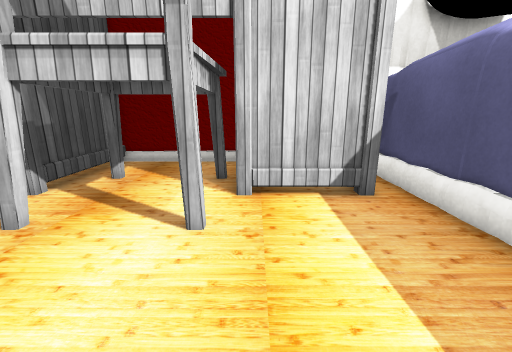
[1] (above)

12 first-person views from a walk through a scene from a Unity 3-D project. The camera is 1.2 m above the floor, tilts 14° down and sees 90° across. The floor is counted in squares, 0.5 m on a side. Each view is taken from the middle of a square. On the plan, view 1 faces up. The plan holds only what a view shows up to about 17 squares ahead; the rest is blank. The place goes on beyond the plan. Some surface patterns are stand-ins.

[2]
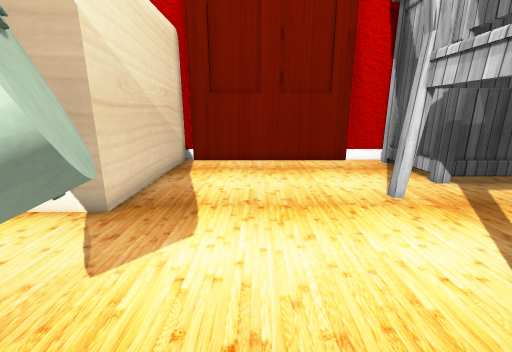

[3]
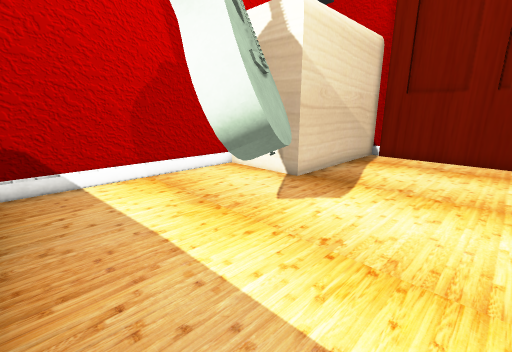

[4]
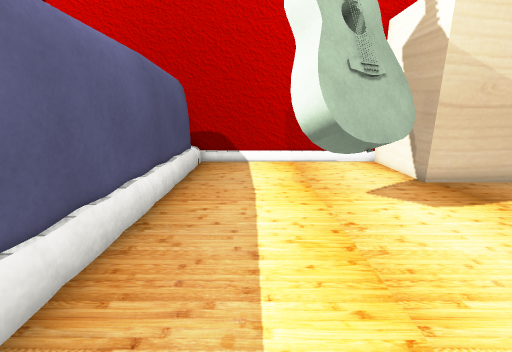

[5]
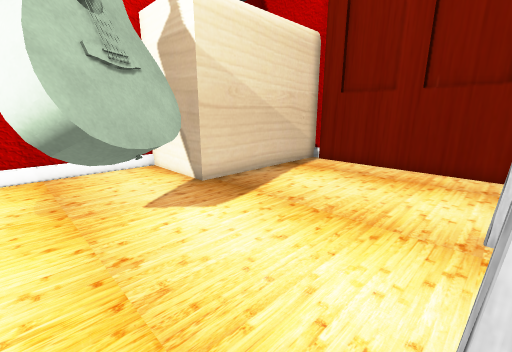

[6]
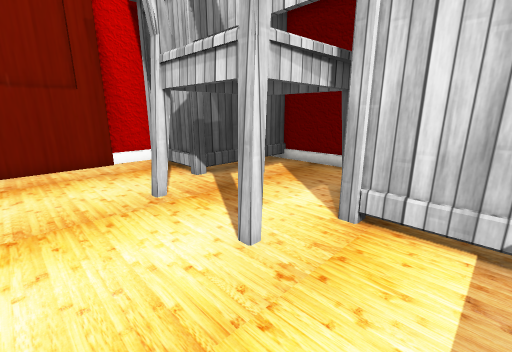

[7]
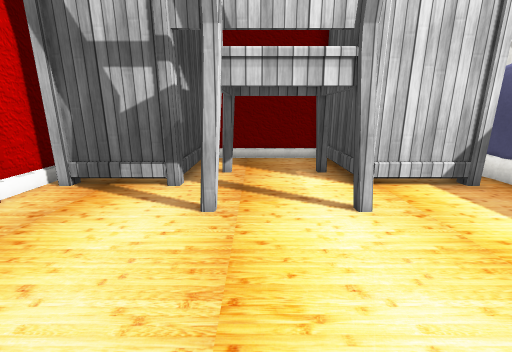

[8]
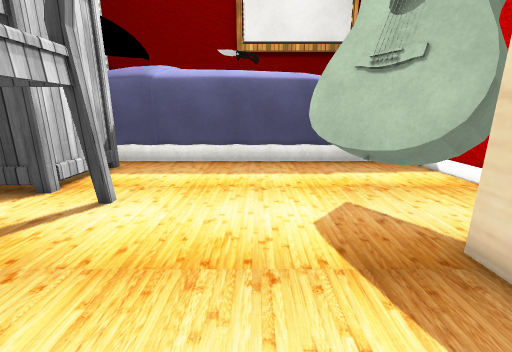

[9]
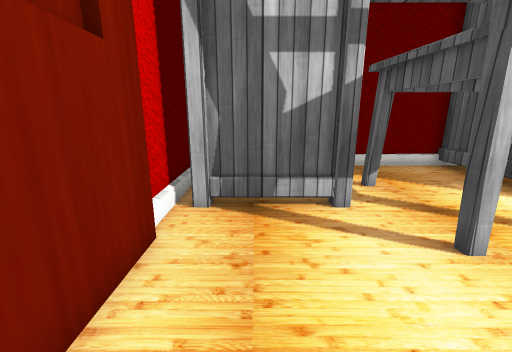

[10]
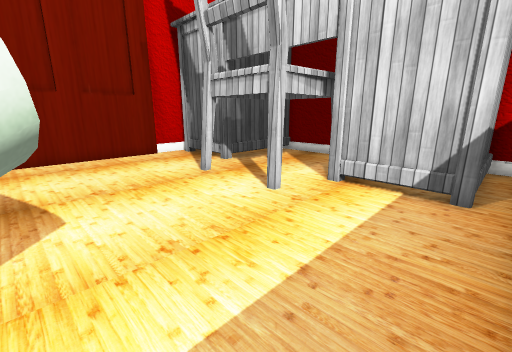

[11]
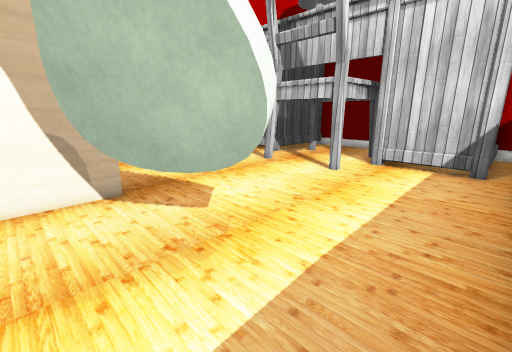

[12]
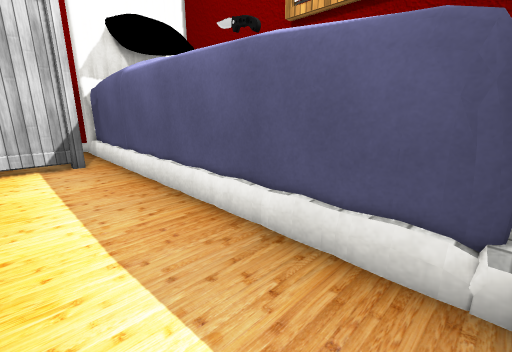

### Floor plan
Key: @ floor where view 1 was taken; # wall or solid block; . floor; ^ raised ledge; C chair; G guitar; O other object.
Columns run from 11 left of view 1 to 5 right of it. Each row starts with its distance up from view 1.
 10 #   O      O  O #
  9 #   O.CCCCCOOOO.#
  8 #OOOO.C....OOOO.#
  7 #O..O.C....O..O.#
  6 #.....C..CC.....#
  5 #.....CCCCC.....#
  4 #...............#
  3 #...............#
  2 #...............#
  1 #...............#
  0 #..........@....#
 -1 #........GGGG...#
 -2 #.......GGGGG...#
 -3 ########GGGG....#
 -4        #GG......^
 -5        #........^
 -6        #........#
 -7        ##########

Positions as (right, up) in squares from view 1, and headings:
1: (0, 0), facing up
2: (2, 1), facing left
3: (4, 3), facing down-left
4: (2, 6), facing down
5: (1, 5), facing down-left
6: (2, 2), facing up-left
7: (-4, -1), facing up
8: (-8, 1), facing right
9: (-9, 1), facing up
10: (4, -1), facing up-left
11: (4, -5), facing up-left
12: (1, -6), facing up-right
